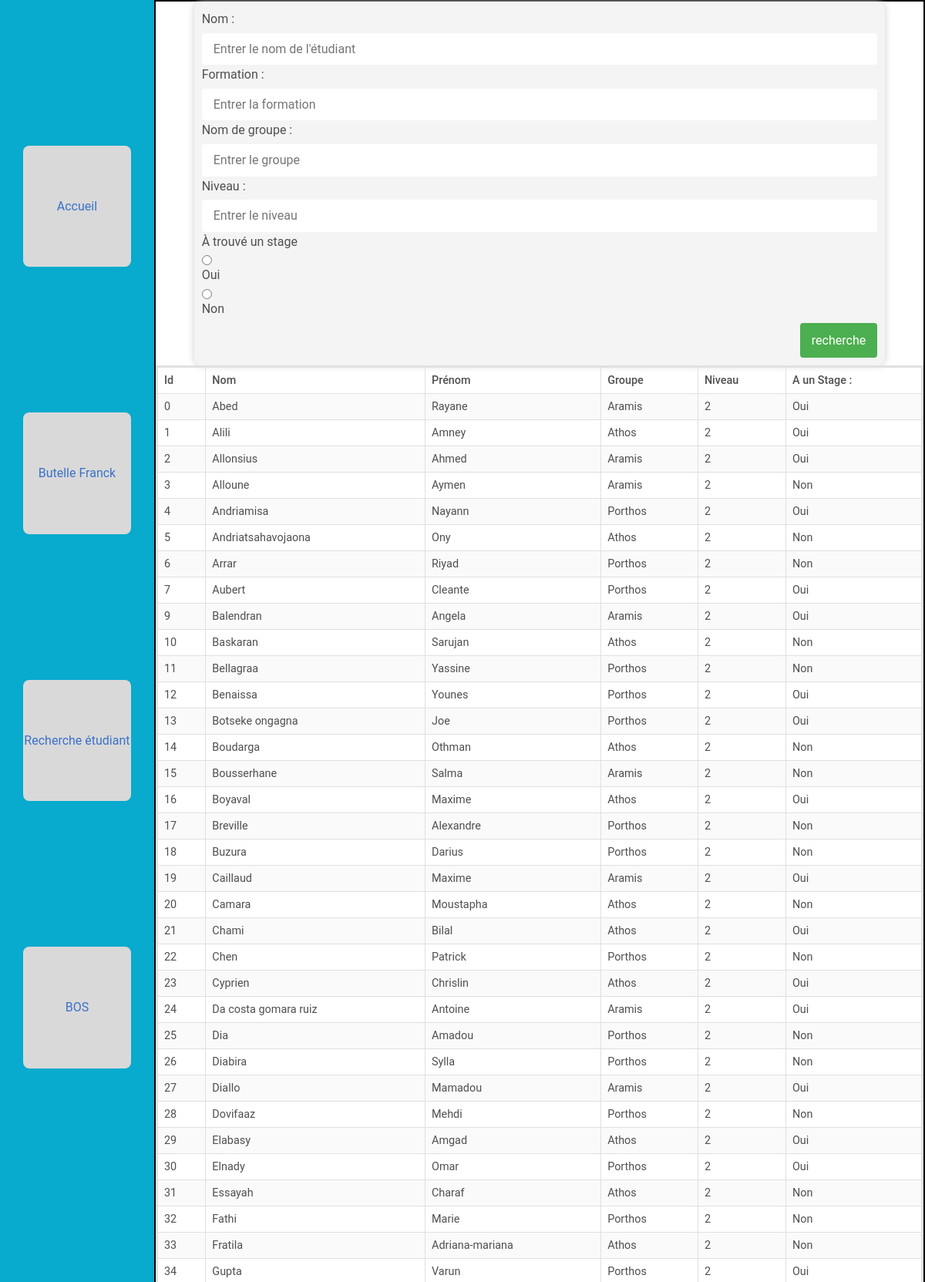
Page /?controller=research (signed in, upper part) on the committed database.
### tables this page shows
CREATE TABLE `personnel` (
  `Personnel_ID` int(11) NOT NULL,
  `Nom` varchar(30) DEFAULT NULL,
  `Prenom` varchar(30) DEFAULT NULL,
  `Mail` varchar(30) DEFAULT NULL,
  `Visibility_flag` tinyint(4) DEFAULT NULL,
  `Role` varchar(20) DEFAULT NULL,
  `Formation_ID` int(11) DEFAULT NULL
);

CREATE TABLE `etudiant` (
  `Student_ID` int(11) NOT NULL,
  `Nom` varchar(20) DEFAULT NULL,
  `Prenom` varchar(20) DEFAULT NULL,
  `Mail` varchar(30) DEFAULT NULL,
  `Stage_detention` tinyint(1) DEFAULT NULL,
  `Visibility_flag` tinyint(4) DEFAULT NULL,
  `Entreprise_ID` int(11) DEFAULT NULL,
  `Groupe_ID` int(11) DEFAULT NULL,
  `Personnel_ID` int(11) DEFAULT NULL
);

CREATE TABLE `groupe` (
  `Groupe_ID` int(11) NOT NULL,
  `Formation_ID` int(11) DEFAULT NULL,
  `Promotion` varchar(20) DEFAULT NULL,
  `Nom` varchar(30) DEFAULT NULL,
  `Niveau` int(11) DEFAULT NULL,
  `Groupe_FLAG` tinyint(4) DEFAULT NULL
);

### Controllers/Controller_research.php (called while the page is built, shortened)
<?php
class Controller_research extends Controller
{
    public function action_default()
    {
        $this->action_recherche();
    }
    public function action_recherche()
    {
        $bd= Model::getModel($_SESSION["us"],$_SESSION["mdp"]);
        $user=$bd->getUserinfo();
        $tab=[];
        $data=$bd->research_student($tab);
        $this->render("recherche",["title"=>"Recherche étudiant","user_info"=>$user,"data"=>$data]);
    }
}

### Models/Model.php (called while the page is built, shortened)
<?php class Model {
	private $bd;
	private static $instance = null;
	private $username ;
	private function __construct($username, $pswd)
	{
		$this->bd = mysqli_connect("localhost", "webuser", "password","sae");
		$this->bd->set_charset("utf8mb4");
		$this->username=$username;
	}
	public static function getModel($username, $pswd)
	{
		if (self::$instance === null) {
		self::$instance = new self($username, $pswd);
			}
		return self::$instance;
	}
	public function getUserinfo()
	{
		$req = $this->bd->prepare("SELECT * FROM login WHERE Username=?;");
		$req->bind_param("s",$this->username);
		$req->execute();
		$res=$req->get_result();
		$res = $res->fetch_assoc();
		if ($res["Role"] == false)
		{
			$req = $this->bd->prepare("SELECT * FROM personnel WHERE Personnel_ID=?;");
			$req->bind_param("i",$res["User_ID"]);
			$req->execute();
			$res=$req->get_result();
			$res = $res->fetch_assoc();
		}
		return $res;
	}
	public function research_student($tab)
	{
		$sql = 'SELECT e.Student_ID,e.Nom,e.Prenom,Groupe_ID,Stage_detention, g.Nom as group_name, g.Niveau FROM `etudiant` as e JOIN groupe as g USING(Groupe_ID) WHERE 1=1';
		$bv=[];
		$sql .=" ;";
		$req=$this->bd->prepare($sql);
		$req->execute();
		$res=$req->get_result();
		return $res->fetch_all(MYSQLI_ASSOC);
	}
}
?>

### Utils/functions.php (called while the page is built, shortened)
<?php
function e($message)
{
    return htmlspecialchars($message, ENT_QUOTES);
}

### Views/view_recherche.php (the view, shortened to what this page needs)
<html lang="fr">
<head>
    <link rel="stylesheet" href="Content/css/recheche.css">
    <link rel="stylesheet" href="Content/css/mdb.min.css" />
</head>
<body>
    <div class="divider">
        <div class="menu">
            <div class="submenu">
                <div class="button">
                    <a href="?controller=user"> Accueil</a>
                </div>
                <div class="button">
                    <a href="?controller=parameter"> <?= e($user_info["Nom"])." ".e($user_info["Prenom"])?></a>
                </div>
                <div class="button">
                    <a href="?controller=research"> Recherche étudiant</a>
                </div>
                <div class="button">
                    <a href="?controller=bos">BOS</a>
                </div>
            </div>
        </div>
        <div class="divider5">
            <form action='?controller=research' method="post">
                    <div>
                        <label> Nom :</label>
                        <input id ="form"  type="text" placeholder="Entrer le nom de l'étudiant" name="name">
                    </div>
                    <div>
                        <label> Formation :</label>
                        <input id ="form"  type="text" placeholder="Entrer la formation" name="formation">
                    </div>
                    <div>
                        <label> Nom de groupe :</label>
                        <input id ="form"  type="text" placeholder="Entrer le groupe" name="group">
                    </div>
                    <div>
                        <label> Niveau :</label>
                        <input id ="form"  type="text" placeholder="Entrer le niveau" name="Niveau">
                    </div>
                    <div>
                        <label> À trouvé un stage</label>
                        <input id ="form1" type="radio" name="Stage" value="1">
                        <label for="form1">Oui</label>
                        <input id ="form1" type="radio" name="Stage" value="0">
                        <label for="form1">Non</label>
                    </div>
                    <input type="submit" value="recherche">
            </form>
            <div class ="students">
                <table id="dtDynamicVerticalScrollExample" class="table table-striped table-bordered table-sm table-hover " cellspacing="0"
                width="100%">
                <thead>
                    <tr>
                    <th class="th-sm">Id</th>
                    <th class="th-sm">Nom</th>
                    <th class="th-sm">Prénom</th>
                    <th class="th-sm">Groupe</th>
                    <th class="th-sm">Niveau</th>
                    <th class="th-sm">A un Stage :</th>
                    </tr>
                </thead>
                <tbody>
                            <?php foreach($data as $row):?>
                                <tr class="table-Default" onclick="location.href='?controller=student&action=profile&id=<?= e($row['Student_ID'])?>';" style="cursor: pointer;">
                                <td><?= e($row["Student_ID"])?></td>
                                <td><?= e($row["Nom"])?></td>
                                <td> <?=e($row["Prenom"])?> </td>
                                <td><?= e($row["group_name"]) ?> </td>
                                <td> <?= e($row["Niveau"]) ?> </td>
                                <?php if($row["Stage_detention"]):?>
                                    <td>Oui</td>
                                <?php else: ?>
                                    <td>Non</td>
                                <?php endif ?>
                                </tr>
                            <?php endforeach ?>
                </tbody>
                </table>
            </div>
        </div>
        </div>
</body>
</html>

### Content/css/recheche.css (style rules this page uses)
body { margin: 0; }
.divider { display: flex; flex-direction: row; height: 100%; }
.menu { height: 100%; width: 20%; background-color: #08AACD; }
.submenu { height: 50%; display: flex; flex-direction: column; justify-content: space-evenly; }
.button { background-color: #D9D9D9; width: 70%; border-radius: 8px; height: 10%; align-self: center; display: flex; justify-content: center; }
.button a { justify-self: center; align-self: center; text-decoration: none; }
.divider5 { display: flex; flex-direction: column; width: 100%; height: 100%; border : 2px solid black; }
form { width: 90%; margin: 0 auto; background-color: #f4f4f4; padding: 10px; border-radius: 10px; box-shadow: 0px 0px 10px 0px #ccc; }
label, input { display: block; margin-bottom: 5px; font-size: 1em; }
input[type="text"] { padding: 8px 15px; border: none; border-radius: 4px; box-sizing: border-box; width: 100%; }
input[type="submit"] { background-color: #4CAF50; color: white; padding: 10px 15px; border: none; border-radius: 4px; cursor: pointer; float: right; }
.students { overflow: auto; }
table { width: 100%; border: solid 3px black; }
th, td { border: 5px solid black ; }

### rows in the picture
personnel: Nom "Butelle", Prenom "Franck"
etudiant: Student_ID "0", Nom "Abed", Prenom "Rayane", Groupe_ID.Nom "Aramis", Groupe_ID.Niveau "2", Stage_detention "Oui"
etudiant: Student_ID "1", Nom "Alili", Prenom "Amney", Groupe_ID.Nom "Athos", Groupe_ID.Niveau "2", Stage_detention "Oui"
etudiant: Student_ID "2", Nom "Allonsius", Prenom "Ahmed", Groupe_ID.Nom "Aramis", Groupe_ID.Niveau "2", Stage_detention "Oui"
etudiant: Student_ID "3", Nom "Alloune", Prenom "Aymen", Groupe_ID.Nom "Aramis", Groupe_ID.Niveau "2", Stage_detention "Non"
etudiant: Student_ID "4", Nom "Andriamisa", Prenom "Nayann", Groupe_ID.Nom "Porthos", Groupe_ID.Niveau "2", Stage_detention "Oui"
etudiant: Student_ID "5", Nom "Andriatsahavojaona", Prenom "Ony", Groupe_ID.Nom "Athos", Groupe_ID.Niveau "2", Stage_detention "Non"
etudiant: Student_ID "6", Nom "Arrar", Prenom "Riyad", Groupe_ID.Nom "Porthos", Groupe_ID.Niveau "2", Stage_detention "Non"
etudiant: Student_ID "7", Nom "Aubert", Prenom "Cleante", Groupe_ID.Nom "Porthos", Groupe_ID.Niveau "2", Stage_detention "Oui"
etudiant: Student_ID "9", Nom "Balendran", Prenom "Angela", Groupe_ID.Nom "Aramis", Groupe_ID.Niveau "2", Stage_detention "Oui"
etudiant: Student_ID "10", Nom "Baskaran", Prenom "Sarujan", Groupe_ID.Nom "Athos", Groupe_ID.Niveau "2", Stage_detention "Non"
etudiant: Student_ID "11", Nom "Bellagraa", Prenom "Yassine", Groupe_ID.Nom "Porthos", Groupe_ID.Niveau "2", Stage_detention "Non"
etudiant: Student_ID "12", Nom "Benaissa", Prenom "Younes", Groupe_ID.Nom "Porthos", Groupe_ID.Niveau "2", Stage_detention "Oui"
etudiant: Student_ID "13", Nom "Botseke ongagna", Prenom "Joe", Groupe_ID.Nom "Porthos", Groupe_ID.Niveau "2", Stage_detention "Oui"
etudiant: Student_ID "14", Nom "Boudarga", Prenom "Othman", Groupe_ID.Nom "Athos", Groupe_ID.Niveau "2", Stage_detention "Non"
etudiant: Student_ID "15", Nom "Bousserhane", Prenom "Salma", Groupe_ID.Nom "Aramis", Groupe_ID.Niveau "2", Stage_detention "Non"
etudiant: Student_ID "16", Nom "Boyaval", Prenom "Maxime", Groupe_ID.Nom "Athos", Groupe_ID.Niveau "2", Stage_detention "Oui"
etudiant: Student_ID "17", Nom "Breville", Prenom "Alexandre", Groupe_ID.Nom "Porthos", Groupe_ID.Niveau "2", Stage_detention "Non"
etudiant: Student_ID "18", Nom "Buzura", Prenom "Darius", Groupe_ID.Nom "Porthos", Groupe_ID.Niveau "2", Stage_detention "Non"
etudiant: Student_ID "19", Nom "Caillaud", Prenom "Maxime", Groupe_ID.Nom "Aramis", Groupe_ID.Niveau "2", Stage_detention "Oui"
etudiant: Student_ID "20", Nom "Camara", Prenom "Moustapha", Groupe_ID.Nom "Athos", Groupe_ID.Niveau "2", Stage_detention "Non"
etudiant: Student_ID "21", Nom "Chami", Prenom "Bilal", Groupe_ID.Nom "Athos", Groupe_ID.Niveau "2", Stage_detention "Oui"
etudiant: Student_ID "22", Nom "Chen", Prenom "Patrick", Groupe_ID.Nom "Porthos", Groupe_ID.Niveau "2", Stage_detention "Non"
etudiant: Student_ID "23", Nom "Cyprien", Prenom "Chrislin", Groupe_ID.Nom "Athos", Groupe_ID.Niveau "2", Stage_detention "Oui"
etudiant: Student_ID "24", Nom "Da costa gomara ruiz", Prenom "Antoine", Groupe_ID.Nom "Aramis", Groupe_ID.Niveau "2", Stage_detention "Oui"
etudiant: Student_ID "25", Nom "Dia", Prenom "Amadou", Groupe_ID.Nom "Porthos", Groupe_ID.Niveau "2", Stage_detention "Non"
etudiant: Student_ID "26", Nom "Diabira", Prenom "Sylla", Groupe_ID.Nom "Porthos", Groupe_ID.Niveau "2", Stage_detention "Non"
etudiant: Student_ID "27", Nom "Diallo", Prenom "Mamadou", Groupe_ID.Nom "Aramis", Groupe_ID.Niveau "2", Stage_detention "Oui"
etudiant: Student_ID "28", Nom "Dovifaaz", Prenom "Mehdi", Groupe_ID.Nom "Porthos", Groupe_ID.Niveau "2", Stage_detention "Non"
etudiant: Student_ID "29", Nom "Elabasy", Prenom "Amgad", Groupe_ID.Nom "Athos", Groupe_ID.Niveau "2", Stage_detention "Oui"
etudiant: Student_ID "30", Nom "Elnady", Prenom "Omar", Groupe_ID.Nom "Porthos", Groupe_ID.Niveau "2", Stage_detention "Oui"
etudiant: Student_ID "31", Nom "Essayah", Prenom "Charaf", Groupe_ID.Nom "Athos", Groupe_ID.Niveau "2", Stage_detention "Non"
etudiant: Student_ID "32", Nom "Fathi", Prenom "Marie", Groupe_ID.Nom "Porthos", Groupe_ID.Niveau "2", Stage_detention "Non"
etudiant: Student_ID "33", Nom "Fratila", Prenom "Adriana-mariana", Groupe_ID.Nom "Athos", Groupe_ID.Niveau "2", Stage_detention "Non"
etudiant: Student_ID "34", Nom "Gupta", Prenom "Varun", Groupe_ID.Nom "Porthos", Groupe_ID.Niveau "2", Stage_detention "Oui"
